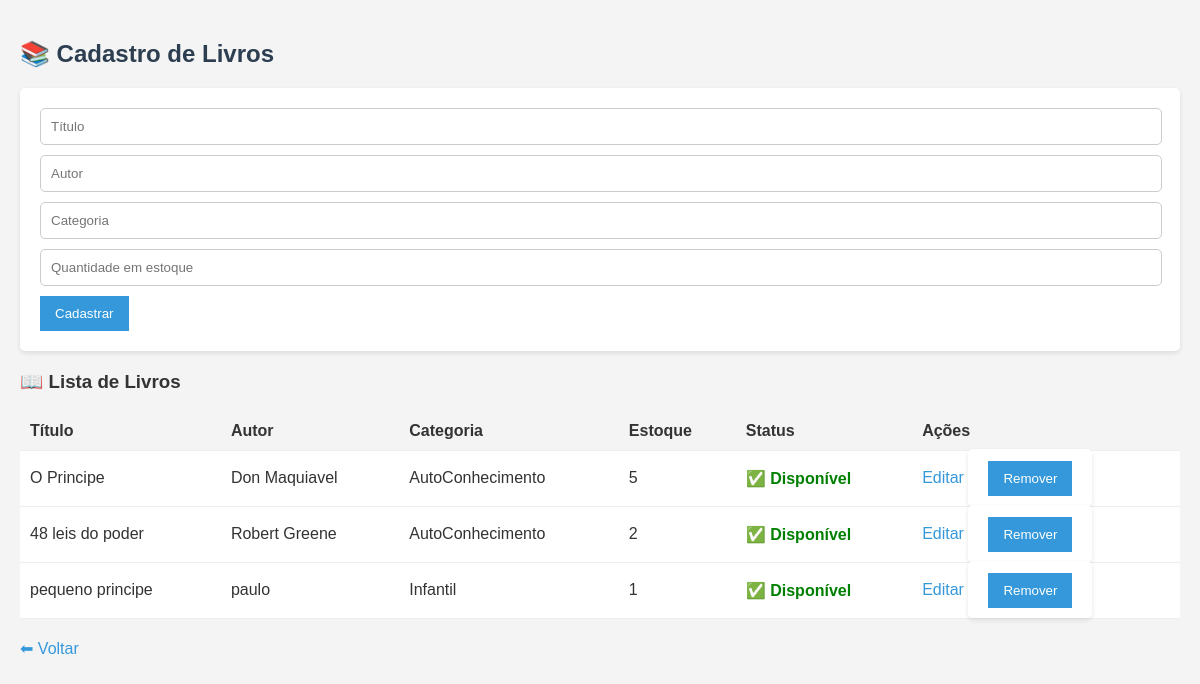
The page /livros on the database as committed earlier.
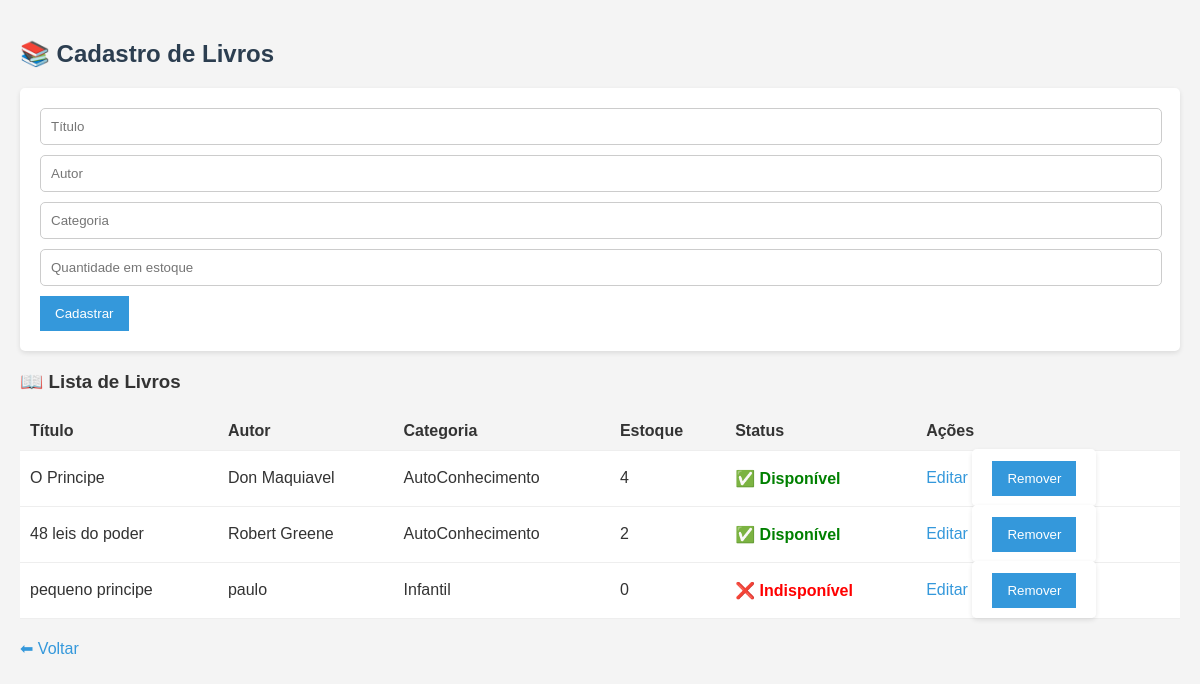
The same page on the database as committed later.
### tables this page shows
CREATE TABLE livros (
            id INTEGER PRIMARY KEY AUTOINCREMENT,
            titulo TEXT NOT NULL,
            autor TEXT,
            categoria TEXT,
            disponivel INTEGER DEFAULT 1
        , quantidade INTEGER DEFAULT 1);

### app.py (the view, shortened to what this page needs)
@app.route('/livros', methods=['GET', 'POST'])
def livros():
    conn = get_db_connection()
    cursor = conn.cursor()
    livros = cursor.execute('SELECT * FROM livros').fetchall()
    conn.close()
    return render_template('livros.html', livros=livros)

### app.py (called while the page is built)
def get_db_connection():
    conn = sqlite3.connect('database.db')
    conn.row_factory = sqlite3.Row
    return conn

### templates/livros.html (shortened to what this page needs)
<!DOCTYPE html>
<html lang="pt-br">
<head>
  <link rel="stylesheet" href="{{ url_for('static', filename='style.css') }}">
</head>
<body>
  <h2>📚 Cadastro de Livros</h2>
  <form action="/livros" method="post">
    <input name="titulo" placeholder="Título" required />
    <input name="autor" placeholder="Autor" />
    <input name="categoria" placeholder="Categoria" />
    <input name="quantidade" type="number" min="1" placeholder="Quantidade em estoque" required />
    <button type="submit">Cadastrar</button>
  </form>
  <h3>📖 Lista de Livros</h3>
  <table>
  <thead>
    <tr>
      <th>Título</th>
      <th>Autor</th>
      <th>Categoria</th>
      <th>Estoque</th>
      <th>Status</th>
      <th>Ações</th>
    </tr>
  </thead>
  <tbody>
    {% for livro in livros %}
    <tr>
      <td>{{ livro['titulo'] }}</td>
      <td>{{ livro['autor'] }}</td>
      <td>{{ livro['categoria'] }}</td>
      <td>{{ livro['quantidade'] }}</td>
      <td>
        {% if livro['quantidade'] > 0 %}
          <span class="disponivel">✅ Disponível</span>
        {% else %}
          <span class="indisponivel">❌ Indisponível</span>
        {% endif %}
      </td>
      <td>
        <a href="{{ url_for('edit_livro', id=livro['id']) }}">Editar</a>
        <form action="{{ url_for('delete_livro', id=livro['id']) }}" method="post" style="display:inline;">
          <button type="submit" onclick="return confirm('Deseja remover este livro?')">Remover</button>
        </form>
      </td>
    </tr>
    {% endfor %}
  </tbody>
</table>
  <a href="/">⬅ Voltar</a>
</body>
</html>

Rows that differ between the two databases and show on the page:
changed livros "O Principe": quantidade "5" → "4"
changed livros "pequeno principe": quantidade "1" → "0"; quantidade "✅ Disponível" → "❌ Indisponível"
